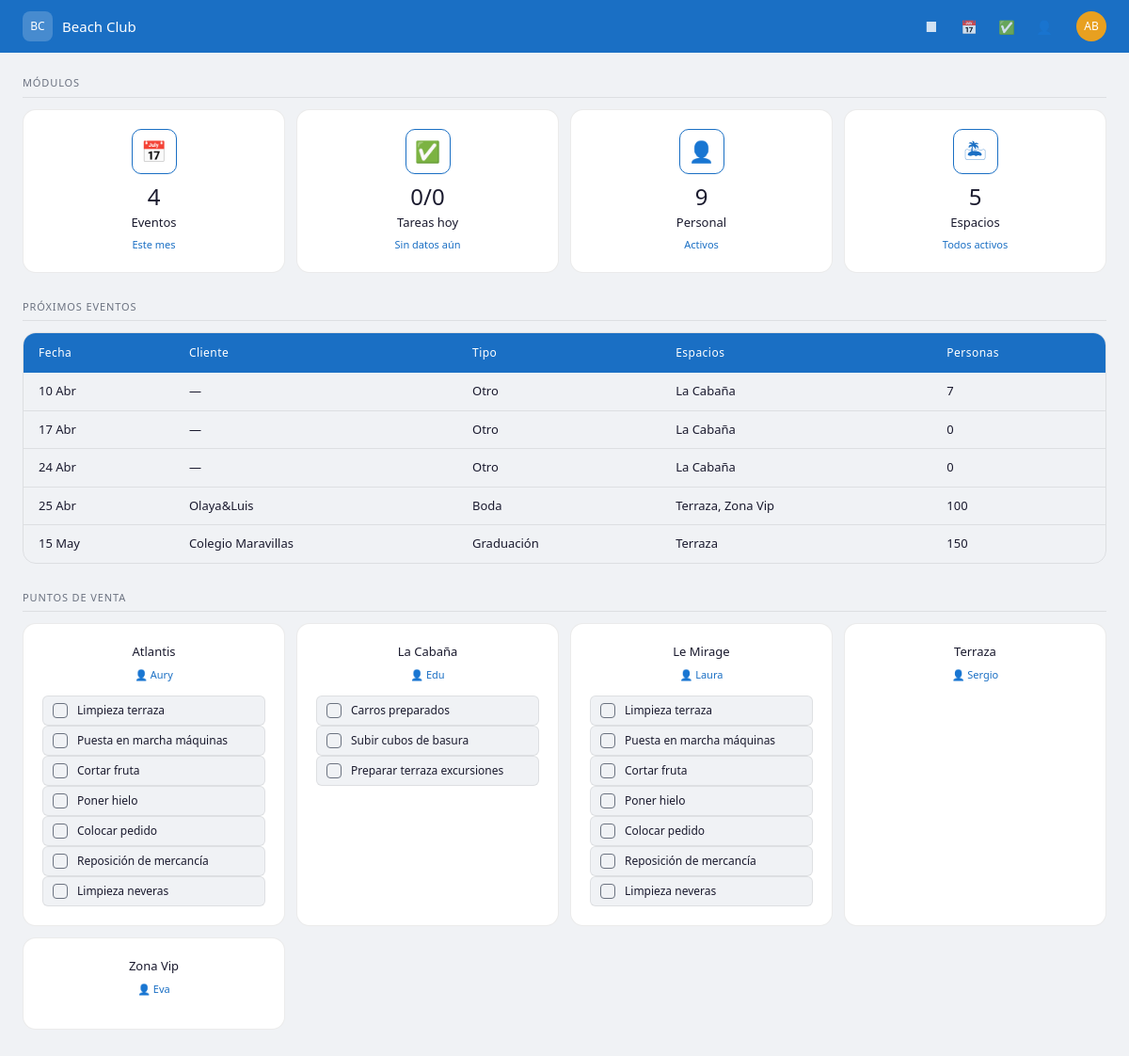
The page / on the database its author committed.
### core/models.py (models this page shows, shortened)
class Evento(models.Model):
    TIPO_CHOICES = [
        ('boda', 'Boda'),
        ('graduacion', 'Graduación'),
        ('comunion', 'Comunión'),
        ('gala', 'Gala'),
        ('preboda', 'Preboda'),
        ('otro', 'Otro'),
    ]
    CONCEPTO_CHOICES = [
        ('cena', 'Cena'),
        ('comida', 'Comida'),
        ('almuerzo', 'Almuerzo'),
        ('barbacoa', 'Barbacoa'),
        ('cocktail', 'Cocktail'),
        ('barra', 'Barra'),
        ('ceremonia', 'Ceremonia'),
        ('otro', 'Otro'),
    ]
    cliente = models.CharField(max_length=200)
    tipo = models.CharField(max_length=20, choices=TIPO_CHOICES)
    fecha = models.DateField()
    espacios = models.ManyToManyField(Espacio, related_name='eventos')
    concepto = models.CharField(max_length=20, choices=CONCEPTO_CHOICES)
    personas = models.PositiveIntegerField()
    notas = models.TextField(blank=True)
    created_at = models.DateTimeField(auto_now_add=True)
    class Meta:
        verbose_name = 'Evento'
        verbose_name_plural = 'Eventos'
        ordering = ['fecha']

class Espacio(models.Model):
    nombre = models.CharField(max_length=100)
    descripcion = models.TextField(blank=True)
    activo = models.BooleanField(default=True)
    class Meta:
        verbose_name = 'Espacio'
        verbose_name_plural = 'Espacios'
        ordering = ['nombre']

### personal/models.py (models this page shows, shortened)
class Turno(models.Model):
    ESTADO_CHOICES = [
        ('trabajo', 'Trabajo'),
        ('libre', 'Día libre'),
        ('inamovible', 'Inamovible'),
        ('vacaciones', 'Vacaciones'),
        ('libre_vacaciones', 'Libre vacaciones'),
        ('finde_largo', 'Finde largo'),
        ('baja', 'Baja'),
    ]
    empleado = models.ForeignKey(Empleado, on_delete=models.CASCADE, related_name='turnos')
    fecha = models.DateField()
    hora_inicio = models.TimeField(null=True, blank=True)
    hora_fin = models.TimeField(null=True, blank=True)
    horas = models.PositiveIntegerField(default=0)
    estado = models.CharField(max_length=20, choices=ESTADO_CHOICES, default='trabajo')
    espacio = models.ForeignKey(Espacio, on_delete=models.SET_NULL, null=True, blank=True, related_name='turnos')
    class Meta:
        verbose_name = 'Turno'
        verbose_name_plural = 'Turnos'
        ordering = ['fecha', 'empleado']

class Empleado(models.Model):
    ROL_CHOICES = [
        ('maitre', 'Maître'),
        ('jefe_sector', 'Jefe de sector'),
        ('camarero', 'Camarero'),
    ]
    nombre = models.CharField(max_length=100)
    apellidos = models.CharField(max_length=100, blank=True)
    rol = models.CharField(max_length=20, choices=ROL_CHOICES)
    telefono = models.CharField(max_length=20, blank=True)
    email = models.EmailField(blank=True)
    activo = models.BooleanField(default=True)
    class Meta:
        verbose_name = 'Empleado'
        verbose_name_plural = 'Empleados'
        ordering = ['nombre']

### tareas/models.py (models this page shows, shortened)
class TareaPlantilla(models.Model):
    MOMENTO_CHOICES = [
        ('apertura', 'Apertura'),
        ('cierre', 'Cierre'),
    ]
    nombre = models.CharField(max_length=200)
    espacio = models.ForeignKey(Espacio, on_delete=models.CASCADE, related_name='tareas_plantilla')
    momento = models.CharField(max_length=10, choices=MOMENTO_CHOICES)
    orden = models.PositiveIntegerField(default=0)
    activa = models.BooleanField(default=True)
    class Meta:
        verbose_name = 'Tarea plantilla'
        verbose_name_plural = 'Tareas plantilla'
        ordering = ['espacio', 'momento', 'orden']

### core/views.py (the view)
# urls.py: path('', views.dashboard, name='dashboard'),
def dashboard(request):
    hoy = timezone.now().date()
    espacios = Espacio.objects.filter(activo=True)
    eventos_proximos = Evento.objects.filter(fecha__gte=hoy).order_by('fecha')[:5]
    total_eventos_mes = Evento.objects.filter(
        fecha__year=hoy.year,
        fecha__month=hoy.month
    ).count()
    total_personal = Empleado.objects.filter(activo=True).count()
    turnos_hoy = Turno.objects.filter(
        fecha=hoy,
        estado='trabajo'
    ).select_related('empleado')
    tareas_apertura = TareaPlantilla.objects.filter(
        momento='apertura',
        activa=True
    ).select_related('espacio')
    context = {
        'espacios': espacios,
        'total_espacios': espacios.count(),
        'eventos_proximos': eventos_proximos,
        'total_eventos_mes': total_eventos_mes,
        'total_personal': total_personal,
        'turnos_hoy': turnos_hoy,
        'tareas_apertura': tareas_apertura,
        'hoy': hoy,
    }
    return render(request, 'core/dashboard.html', context)

### core/templates/core/dashboard.html (shortened to what this page needs)
{% extends 'core/base.html' %}
{% load static %}
{% block content %}
<div class="bc-section">
  <div class="bc-section-title">Módulos</div>
  <div class="bc-card-grid bc-card-dock">
    <div class="bc-card">
      <div class="bc-card-icon">&#128197;</div>
      <div class="bc-card-value">{{ total_eventos_mes }}</div>
      <div class="bc-card-label">Eventos</div>
      <div class="bc-card-sub">Este mes</div>
    </div>
    <div class="bc-card">
      <div class="bc-card-icon">&#9989;</div>
      <div class="bc-card-value">0/0</div>
      <div class="bc-card-label">Tareas hoy</div>
      <div class="bc-card-sub">Sin datos aún</div>
    </div>
    <div class="bc-card">
      <div class="bc-card-icon">&#128100;</div>
      <div class="bc-card-value">{{ total_personal }}</div>
      <div class="bc-card-label">Personal</div>
      <div class="bc-card-sub">Activos</div>
    </div>
    <div class="bc-card">
      <div class="bc-card-icon">&#127965;</div>
      <div class="bc-card-value">{{ total_espacios }}</div>
      <div class="bc-card-label">Espacios</div>
      <div class="bc-card-sub">Todos activos</div>
    </div>
  </div>
</div>
<div class="bc-section">
  <div class="bc-section-title">Próximos eventos</div>
  <div class="bc-table-wrapper">
    <table class="bc-table">
      <thead>
        <tr>
          <th>Fecha</th>
          <th>Cliente</th>
          <th>Tipo</th>
          <th>Espacios</th>
          <th>Personas</th>
        </tr>
      </thead>
      <tbody>
        {% for evento in eventos_proximos %}
        <tr>
          <td>{{ evento.fecha|date:"d M" }}</td>
          <td>{{ evento.cliente|default:"—" }}</td>
          <td>{{ evento.get_tipo_display }}</td>
          <td>{% for e in evento.espacios.all %}{{ e.nombre }}{% if not forloop.last %}, {% endif %}{% endfor %}</td>
          <td>{{ evento.personas }}</td>
        </tr>
        {% empty %}
        <tr><td colspan="5">No hay eventos próximos</td></tr>
        {% endfor %}
      </tbody>
    </table>
  </div>
</div>
<div class="bc-section">
  <div class="bc-section-title">Puntos de venta</div>
  <div class="bc-card-grid bc-card-dock">
    {% for espacio in espacios %}
    <div class="bc-card">
      <div class="bc-card-label">{{ espacio.nombre }}</div>
      {% for turno in turnos_hoy %}
        {% if turno.espacio == espacio %}
          <div class="bc-card-sub">👤 {{ turno.empleado.nombre }}</div>
        {% endif %}
      {% endfor %}
      <div style="margin-top:8px; width:100%;">
        {% for tarea in tareas_apertura %}
          {% if tarea.espacio == espacio %}
            <div class="bc-check-item">
              <div class="bc-check-box"></div>
              {{ tarea.nombre }}
            </div>
          {% endif %}
        {% endfor %}
      </div>
    </div>
    {% endfor %}
  </div>
</div>
{% endblock %}

### core/static/css/main.css (style rules this page uses)
:root { --color-primary: #1a6fc4; --color-primary-dk: #1557a0; --color-accent: #e8a020; --color-success: #1d9e75; --color-danger: #c0392b; --color-warning: #e8a020; --color-bg: #f0f2f5; --color-surface: #ffffff; --color-border: rgba(0, 0, 0, 0.08); --color-text: #1a1a2e; --color-muted: #6b7280; --radius-sm: 6px; --radius-md: 10px; --radius-lg: 14px; --navbar-h: 56px; }
*, *::before, *::after { box-sizing: border-box; margin: 0; padding: 0; }
body { font-family: system-ui, -apple-system, sans-serif; font-size: 14px; background: var(--color-bg); color: var(--color-text); line-height: 1.5; }
.bc-section { margin-bottom: 28px; }
.bc-section-title { font-size: 11px; font-weight: 500; letter-spacing: 0.08em; color: var(--color-muted); text-transform: uppercase; margin-bottom: 12px; padding-bottom: 6px; border-bottom: 0.5px solid var(--color-border); }
.bc-card { background: var(--color-surface); border: 0.5px solid var(--color-border); border-radius: var(--radius-lg); padding: 20px; display: flex; flex-direction: column; align-items: flex-start; gap: 6px; min-width: 160px; }
.bc-card-grid { display: grid; grid-template-columns: repeat(auto-fit, minmax(160px, 1fr)); gap: 12px; }
.bc-card-dock { display: grid; grid-template-columns: repeat(4, 1fr); gap: 12px; }
.bc-card-icon { width: 48px; height: 48px; border-radius: var(--radius-md); border: 1.5px solid var(--color-primary); display: flex; align-items: center; justify-content: center; margin-bottom: 6px; font-size: 22px; color: var(--color-primary); align-self: center; }
.bc-card-value { font-size: 24px; font-weight: 500; line-height: 1; align-self: center; }
.bc-card-label { font-size: 13px; font-weight: 500; color: var(--color-text); align-self: center; }
.bc-card-sub { font-size: 11px; color: var(--color-primary); align-self: center; }
.bc-table-wrapper { border: 0.5px solid var(--color-border); border-radius: var(--radius-lg); overflow: hidden; overflow-x: auto; -webkit-overflow-scrolling: touch; }
.bc-table { width: 100%; border-collapse: collapse; font-size: 13px; min-width: 500px; white-space: nowrap; }
.bc-table thead { background: var(--color-primary); }
.bc-table thead th { text-align: left; font-size: 12px; font-weight: 500; color: #ffffff; padding: 12px 16px; white-space: nowrap; letter-spacing: 0.04em; }
.bc-table tbody tr { border-bottom: 0.5px solid var(--color-border); transition: background 0.1s; }
.bc-table tbody tr:last-child { border-bottom: none; }
.bc-table tbody td { padding: 10px 16px; color: var(--color-text); white-space: nowrap; vertical-align: middle; }
.bc-check-item { display: flex; align-items: center; gap: 10px; font-size: 12px; padding: 6px 10px; background: var(--color-bg); border: 0.5px solid var(--color-border); border-radius: var(--radius-sm); cursor: pointer; transition: background 0.1s; }
.bc-check-box { width: 16px; height: 16px; min-width: 16px; border-radius: 4px; border: 1.5px solid var(--color-muted); background: transparent; display: flex; align-items: center; justify-content: center; flex-shrink: 0; }

### rows shown on the page
Evento: fecha "10 Abr", cliente "—", tipo "Otro", personas "7"
Espacio: nombre "La Cabaña"
Evento: fecha "17 Abr", cliente "—", tipo "Otro", personas "0"
Evento: fecha "24 Abr", cliente "—", tipo "Otro", personas "0"
Evento: fecha "25 Abr", cliente "Olaya&Luis", tipo "Boda", personas "100"
Espacio: nombre "Terraza"
Espacio: nombre "Zona Vip"
Evento: fecha "15 May", cliente "Colegio Maravillas", tipo "Graduación", personas "150"
Espacio: nombre "Atlantis"
Turno: empleado.nombre "Aury"
TareaPlantilla: nombre "Limpieza terraza"
TareaPlantilla: nombre "Puesta en marcha máquinas"
TareaPlantilla: nombre "Cortar fruta"
TareaPlantilla: nombre "Poner hielo"
TareaPlantilla: nombre "Colocar pedido"
TareaPlantilla: nombre "Reposición de mercancía"
TareaPlantilla: nombre "Limpieza neveras"
Turno: empleado.nombre "Edu"
TareaPlantilla: nombre "Carros preparados"
TareaPlantilla: nombre "Subir cubos de basura"
TareaPlantilla: nombre "Preparar terraza excursiones"
Espacio: nombre "Le Mirage"
Turno: empleado.nombre "Laura"
TareaPlantilla: nombre "Limpieza terraza"
TareaPlantilla: nombre "Puesta en marcha máquinas"
TareaPlantilla: nombre "Cortar fruta"
TareaPlantilla: nombre "Poner hielo"
TareaPlantilla: nombre "Colocar pedido"
TareaPlantilla: nombre "Reposición de mercancía"
TareaPlantilla: nombre "Limpieza neveras"
Turno: empleado.nombre "Sergio"
Turno: empleado.nombre "Eva"

### other values the page prints
{{ total_eventos_mes }} "4"
{{ total_personal }} "9"
{{ total_espacios }} "5"
